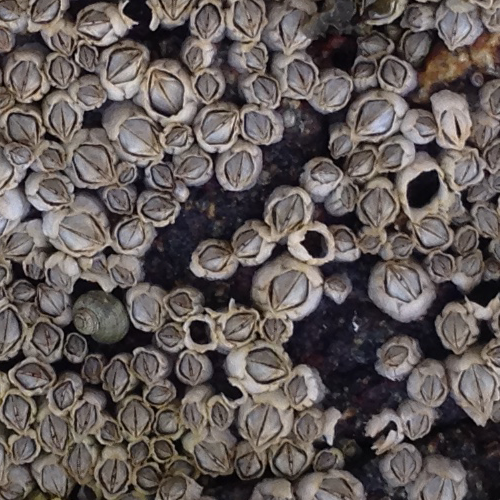
#> input picture data/unseen_img2.png, 500 x 500 px
$ python -i baselines.py   (imports and definitions only)
#> lines starting #> are read from the running program, lines starting #| are printed output that depends on the picture
# My first idea, kept for the notebook demo: describe a barnacle by hand as a bright ring around a darker middle.
# Not used by the final pipeline. The full versions of these experiments are in experiments/.
import cv2
import numpy as np
from scipy import ndimage as ndi


def normalized_gray(rgb):
    # grayscale, then divide out the slow lighting changes (sigma 12) so shadows/glare matter less
    g = cv2.cvtColor(rgb, cv2.COLOR_RGB2GRAY).astype(np.float32) / 255
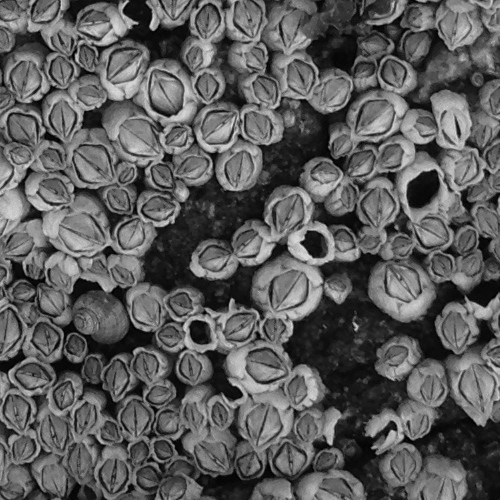
#> g: shape (500, 500) float32; min 0, max 0.875, mean 0.362
    g = np.log(g + 0.04)
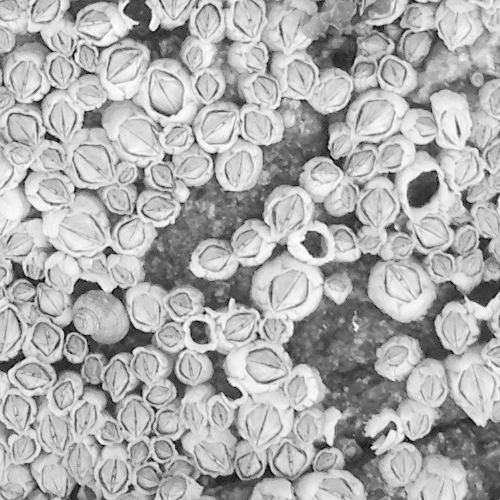
#> g: shape (500, 500) float32; min -3.22, max -0.0894, mean -1.08; drawn with min black and max white
    mean = ndi.gaussian_filter(g, 12, truncate=4)
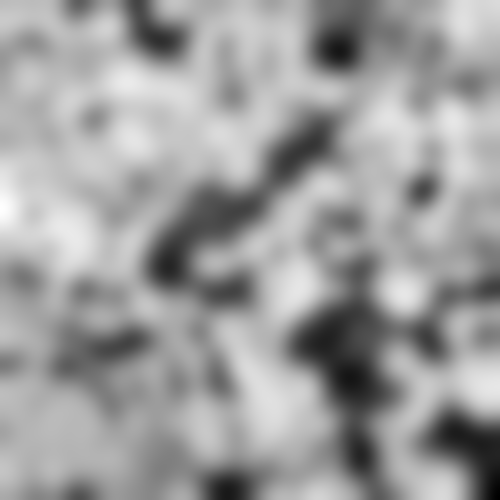
#> mean: shape (500, 500) float32; min -2.18, max -0.405, mean -1.08; drawn with min black and max white
    res = g - mean
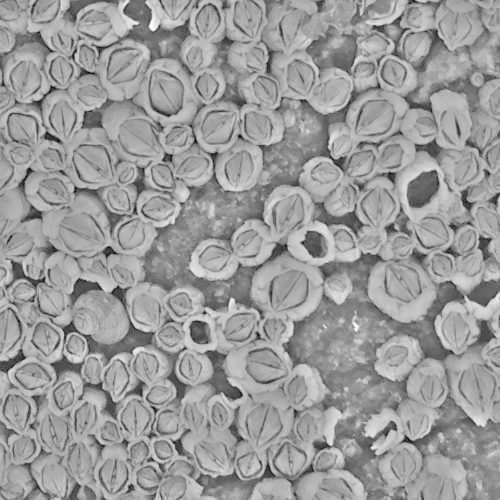
#> res: shape (500, 500) float32; min -2.38, max 1.51, mean 1.37e-10; drawn with min black and max white
    rms = np.sqrt(ndi.gaussian_filter(res ** 2, 12, truncate=4) + .025 ** 2)
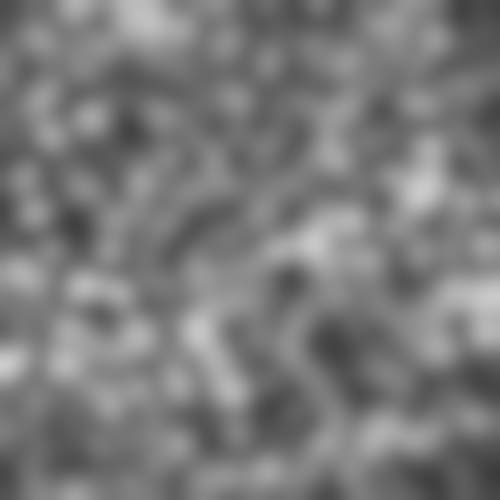
#> rms: shape (500, 500) float32; min 0.234, max 0.804, mean 0.482
    return np.clip(res / rms, -4, 4).astype(np.float32)
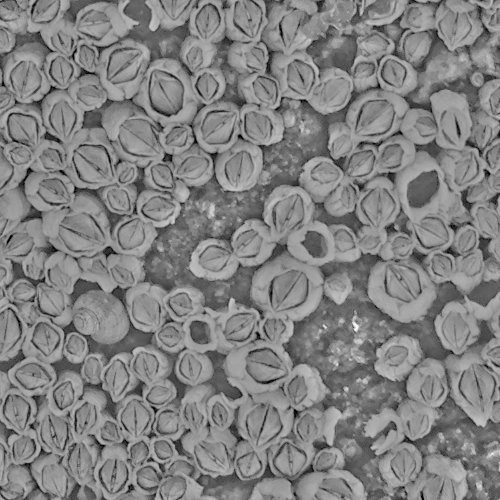
#> returned value: shape (500, 500) float32; min -4, max 3.85, mean 0.0248; drawn with min black and max white


def ring_kernel(radius):
    # ring (positive) minus the middle disk (negative). sums to 0, so flat areas score 0.
    n = int(np.ceil(radius * 1.5))
    y, x = np.mgrid[-n:n + 1, -n:n + 1]
    d = np.hypot(x, y)
    ring = ((d >= .8 * radius) & (d <= 1.35 * radius)).astype(np.float32)
    disk = (d < .65 * radius).astype(np.float32)
    return ring / ring.sum() - disk / disk.sum()


def ring_response(gray, radii=(4, 6, 8, 11)):
    # best ring score over a few sizes at every pixel
    return np.max([cv2.filter2D(gray, -1, ring_kernel(r)) for r in radii], axis=0)


def peaks(resp, spacing=5, top=200):
    # local maxima of the response = 'this looks like a barnacle' spots
    mx = ndi.maximum_filter(resp, size=2 * spacing + 1)
    yy, xx = np.nonzero((resp == mx) & (resp > 0))
    order = np.argsort(-resp[yy, xx])[:top]
    return np.column_stack([xx[order], yy[order]])

>>> import cv2
>>> picture = cv2.cvtColor(cv2.imread('../data/unseen_img2.png'), cv2.COLOR_BGR2RGB)
>>> result = normalized_gray(picture)
